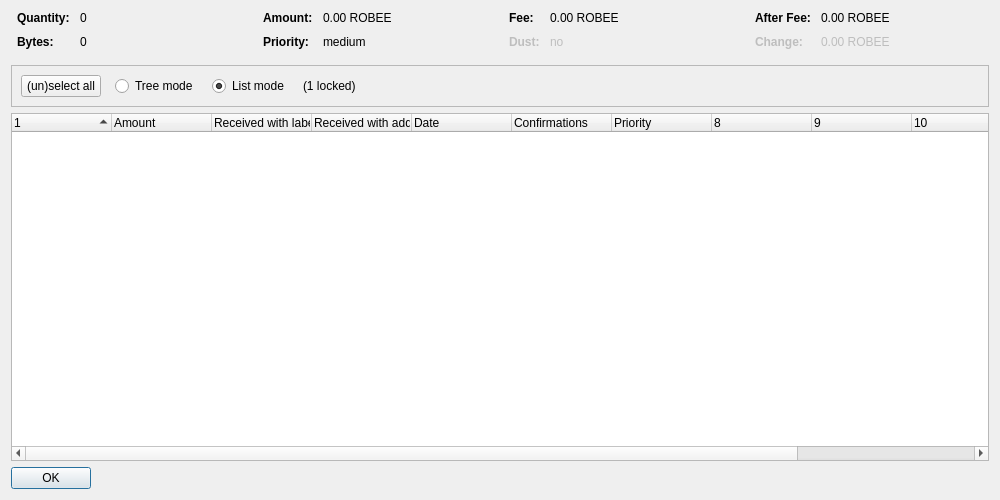
<?xml version="1.0" encoding="UTF-8"?>
<ui version="4.0">
 <class>CoinControlDialog</class>
 <widget class="QDialog" name="CoinControlDialog">
  <property name="geometry">
   <rect>
    <x>0</x>
    <y>0</y>
    <width>1000</width>
    <height>500</height>
   </rect>
  </property>
  <property name="windowTitle">
   <string>Coin Selection</string>
  </property>
  <layout class="QVBoxLayout" name="verticalLayout">
   <item>
    <layout class="QHBoxLayout" name="horizontalLayoutTop" stretch="0,0,0,0">
     <property name="topMargin">
      <number>0</number>
     </property>
     <property name="bottomMargin">
      <number>10</number>
     </property>
     <item>
      <layout class="QFormLayout" name="formLayoutCoinControl1">
       <property name="horizontalSpacing">
        <number>10</number>
       </property>
       <property name="verticalSpacing">
        <number>10</number>
       </property>
       <property name="leftMargin">
        <number>6</number>
       </property>
       <property name="rightMargin">
        <number>6</number>
       </property>
       <item row="0" column="0">
        <widget class="QLabel" name="labelCoinControlQuantityText">
         <property name="font">
          <font>
           <weight>75</weight>
           <bold>true</bold>
          </font>
         </property>
         <property name="text">
          <string>Quantity:</string>
         </property>
        </widget>
       </item>
       <item row="0" column="1">
        <widget class="QLabel" name="labelCoinControlQuantity">
         <property name="cursor">
          <cursorShape>IBeamCursor</cursorShape>
         </property>
         <property name="contextMenuPolicy">
          <enum>Qt::ActionsContextMenu</enum>
         </property>
         <property name="text">
          <string notr="true">0</string>
         </property>
         <property name="textInteractionFlags">
          <set>Qt::LinksAccessibleByMouse|Qt::TextSelectableByKeyboard|Qt::TextSelectableByMouse</set>
         </property>
        </widget>
       </item>
       <item row="1" column="0">
        <widget class="QLabel" name="labelCoinControlBytesText">
         <property name="font">
          <font>
           <weight>75</weight>
           <bold>true</bold>
          </font>
         </property>
         <property name="text">
          <string>Bytes:</string>
         </property>
        </widget>
       </item>
       <item row="1" column="1">
        <widget class="QLabel" name="labelCoinControlBytes">
         <property name="cursor">
          <cursorShape>IBeamCursor</cursorShape>
         </property>
         <property name="contextMenuPolicy">
          <enum>Qt::ActionsContextMenu</enum>
         </property>
         <property name="text">
          <string notr="true">0</string>
         </property>
         <property name="textInteractionFlags">
          <set>Qt::LinksAccessibleByMouse|Qt::TextSelectableByKeyboard|Qt::TextSelectableByMouse</set>
         </property>
        </widget>
       </item>
      </layout>
     </item>
     <item>
      <layout class="QFormLayout" name="formLayoutCoinControl2">
       <property name="horizontalSpacing">
        <number>10</number>
       </property>
       <property name="verticalSpacing">
        <number>10</number>
       </property>
       <property name="leftMargin">
        <number>6</number>
       </property>
       <property name="rightMargin">
        <number>6</number>
       </property>
       <item row="0" column="0">
        <widget class="QLabel" name="labelCoinControlAmountText">
         <property name="font">
          <font>
           <weight>75</weight>
           <bold>true</bold>
          </font>
         </property>
         <property name="text">
          <string>Amount:</string>
         </property>
        </widget>
       </item>
       <item row="0" column="1">
        <widget class="QLabel" name="labelCoinControlAmount">
         <property name="cursor">
          <cursorShape>IBeamCursor</cursorShape>
         </property>
         <property name="contextMenuPolicy">
          <enum>Qt::ActionsContextMenu</enum>
         </property>
         <property name="text">
          <string notr="true">0.00 ROBEE</string>
         </property>
         <property name="textInteractionFlags">
          <set>Qt::LinksAccessibleByMouse|Qt::TextSelectableByKeyboard|Qt::TextSelectableByMouse</set>
         </property>
        </widget>
       </item>
       <item row="1" column="0">
        <widget class="QLabel" name="labelCoinControlPriorityText">
         <property name="font">
          <font>
           <weight>75</weight>
           <bold>true</bold>
          </font>
         </property>
         <property name="text">
          <string>Priority:</string>
         </property>
        </widget>
       </item>
       <item row="1" column="1">
        <widget class="QLabel" name="labelCoinControlPriority">
         <property name="cursor">
          <cursorShape>IBeamCursor</cursorShape>
         </property>
         <property name="contextMenuPolicy">
          <enum>Qt::ActionsContextMenu</enum>
         </property>
         <property name="text">
          <string notr="true">medium</string>
         </property>
         <property name="textInteractionFlags">
          <set>Qt::LinksAccessibleByMouse|Qt::TextSelectableByKeyboard|Qt::TextSelectableByMouse</set>
         </property>
        </widget>
       </item>
      </layout>
     </item>
     <item>
      <layout class="QFormLayout" name="formLayoutCoinControl3">
       <property name="horizontalSpacing">
        <number>10</number>
       </property>
       <property name="verticalSpacing">
        <number>10</number>
       </property>
       <property name="leftMargin">
        <number>6</number>
       </property>
       <property name="rightMargin">
        <number>6</number>
       </property>
       <item row="0" column="0">
        <widget class="QLabel" name="labelCoinControlFeeText">
         <property name="font">
          <font>
           <weight>75</weight>
           <bold>true</bold>
          </font>
         </property>
         <property name="text">
          <string>Fee:</string>
         </property>
        </widget>
       </item>
       <item row="0" column="1">
        <widget class="QLabel" name="labelCoinControlFee">
         <property name="cursor">
          <cursorShape>IBeamCursor</cursorShape>
         </property>
         <property name="contextMenuPolicy">
          <enum>Qt::ActionsContextMenu</enum>
         </property>
         <property name="text">
          <string notr="true">0.00 ROBEE</string>
         </property>
         <property name="textInteractionFlags">
          <set>Qt::LinksAccessibleByMouse|Qt::TextSelectableByKeyboard|Qt::TextSelectableByMouse</set>
         </property>
        </widget>
       </item>
       <item row="1" column="0">
        <widget class="QLabel" name="labelCoinControlLowOutputText">
         <property name="enabled">
          <bool>false</bool>
         </property>
         <property name="font">
          <font>
           <weight>75</weight>
           <bold>true</bold>
          </font>
         </property>
         <property name="text">
          <string>Dust:</string>
         </property>
        </widget>
       </item>
       <item row="1" column="1">
        <widget class="QLabel" name="labelCoinControlLowOutput">
         <property name="enabled">
          <bool>false</bool>
         </property>
         <property name="cursor">
          <cursorShape>IBeamCursor</cursorShape>
         </property>
         <property name="contextMenuPolicy">
          <enum>Qt::ActionsContextMenu</enum>
         </property>
         <property name="text">
          <string notr="true">no</string>
         </property>
         <property name="textInteractionFlags">
          <set>Qt::LinksAccessibleByMouse|Qt::TextSelectableByKeyboard|Qt::TextSelectableByMouse</set>
         </property>
        </widget>
       </item>
      </layout>
     </item>
     <item>
      <layout class="QFormLayout" name="formLayoutCoinControl4">
       <property name="horizontalSpacing">
        <number>10</number>
       </property>
       <property name="verticalSpacing">
        <number>10</number>
       </property>
       <property name="leftMargin">
        <number>6</number>
       </property>
       <property name="rightMargin">
        <number>6</number>
       </property>
       <item row="0" column="0">
        <widget class="QLabel" name="labelCoinControlAfterFeeText">
         <property name="font">
          <font>
           <weight>75</weight>
           <bold>true</bold>
          </font>
         </property>
         <property name="text">
          <string>After Fee:</string>
         </property>
        </widget>
       </item>
       <item row="0" column="1">
        <widget class="QLabel" name="labelCoinControlAfterFee">
         <property name="cursor">
          <cursorShape>IBeamCursor</cursorShape>
         </property>
         <property name="contextMenuPolicy">
          <enum>Qt::ActionsContextMenu</enum>
         </property>
         <property name="text">
          <string notr="true">0.00 ROBEE</string>
         </property>
         <property name="textInteractionFlags">
          <set>Qt::LinksAccessibleByMouse|Qt::TextSelectableByKeyboard|Qt::TextSelectableByMouse</set>
         </property>
        </widget>
       </item>
       <item row="1" column="0">
        <widget class="QLabel" name="labelCoinControlChangeText">
         <property name="enabled">
          <bool>false</bool>
         </property>
         <property name="font">
          <font>
           <weight>75</weight>
           <bold>true</bold>
          </font>
         </property>
         <property name="text">
          <string>Change:</string>
         </property>
        </widget>
       </item>
       <item row="1" column="1">
        <widget class="QLabel" name="labelCoinControlChange">
         <property name="enabled">
          <bool>false</bool>
         </property>
         <property name="cursor">
          <cursorShape>IBeamCursor</cursorShape>
         </property>
         <property name="contextMenuPolicy">
          <enum>Qt::ActionsContextMenu</enum>
         </property>
         <property name="text">
          <string notr="true">0.00 ROBEE</string>
         </property>
         <property name="textInteractionFlags">
          <set>Qt::LinksAccessibleByMouse|Qt::TextSelectableByKeyboard|Qt::TextSelectableByMouse</set>
         </property>
        </widget>
       </item>
      </layout>
     </item>
    </layout>
   </item>
   <item>
    <widget class="QFrame" name="frame">
     <property name="minimumSize">
      <size>
       <width>0</width>
       <height>40</height>
      </size>
     </property>
     <property name="frameShape">
      <enum>QFrame::StyledPanel</enum>
     </property>
     <property name="frameShadow">
      <enum>QFrame::Sunken</enum>
     </property>
     <layout class="QHBoxLayout" name="horizontalLayout">
      <item>
       <layout class="QHBoxLayout" name="horizontalLayoutPanel" stretch="0,0,0,0,0">
        <property name="spacing">
         <number>14</number>
        </property>
        <item>
         <widget class="QPushButton" name="pushButtonSelectAll">
          <property name="sizePolicy">
           <sizepolicy hsizetype="Maximum" vsizetype="Fixed">
            <horstretch>0</horstretch>
            <verstretch>0</verstretch>
           </sizepolicy>
          </property>
          <property name="text">
           <string>(un)select all</string>
          </property>
          <property name="autoDefault">
           <bool>false</bool>
          </property>
         </widget>
        </item>
        <item>
         <widget class="QRadioButton" name="radioTreeMode">
          <property name="sizePolicy">
           <sizepolicy hsizetype="Maximum" vsizetype="Fixed">
            <horstretch>0</horstretch>
            <verstretch>0</verstretch>
           </sizepolicy>
          </property>
          <property name="text">
           <string>Tree mode</string>
          </property>
         </widget>
        </item>
        <item>
         <widget class="QRadioButton" name="radioListMode">
          <property name="sizePolicy">
           <sizepolicy hsizetype="Maximum" vsizetype="Fixed">
            <horstretch>0</horstretch>
            <verstretch>0</verstretch>
           </sizepolicy>
          </property>
          <property name="text">
           <string>List mode</string>
          </property>
          <property name="checked">
           <bool>true</bool>
          </property>
         </widget>
        </item>
        <item>
         <widget class="QLabel" name="labelLocked">
          <property name="text">
           <string notr="true">(1 locked)</string>
          </property>
         </widget>
        </item>
        <item>
         <spacer name="horizontalSpacer">
          <property name="orientation">
           <enum>Qt::Horizontal</enum>
          </property>
          <property name="sizeHint" stdset="0">
           <size>
            <width>40</width>
            <height>20</height>
           </size>
          </property>
         </spacer>
        </item>
       </layout>
      </item>
     </layout>
    </widget>
   </item>
   <item>
    <widget class="CoinControlTreeWidget" name="treeWidget">
     <property name="contextMenuPolicy">
      <enum>Qt::CustomContextMenu</enum>
     </property>
     <property name="sortingEnabled">
      <bool>false</bool>
     </property>
     <property name="columnCount">
      <number>12</number>
     </property>
     <attribute name="headerShowSortIndicator" stdset="0">
      <bool>true</bool>
     </attribute>
     <attribute name="headerStretchLastSection">
      <bool>false</bool>
     </attribute>
     <column>
      <property name="text">
       <string/>
      </property>
     </column>
     <column>
      <property name="text">
       <string>Amount</string>
      </property>
     </column>
     <column>
      <property name="text">
       <string>Received with label</string>
      </property>
     </column>
     <column>
      <property name="text">
       <string>Received with address</string>
      </property>
     </column>
     <column>
      <property name="text">
       <string>Date</string>
      </property>
     </column>
     <column>
      <property name="text">
       <string>Confirmations</string>
      </property>
      <property name="toolTip">
       <string>Confirmed</string>
      </property>
     </column>
     <column>
      <property name="text">
       <string>Priority</string>
      </property>
     </column>
     <column>
      <property name="text">
       <string/>
      </property>
     </column>
     <column>
      <property name="text">
       <string/>
      </property>
     </column>
     <column>
      <property name="text">
       <string/>
      </property>
     </column>
     <column>
      <property name="text">
       <string/>
      </property>
     </column>
     <column>
      <property name="text">
       <string/>
      </property>
     </column>
    </widget>
   </item>
   <item>
    <widget class="QDialogButtonBox" name="buttonBox">
     <property name="sizePolicy">
      <sizepolicy hsizetype="Maximum" vsizetype="Fixed">
       <horstretch>0</horstretch>
       <verstretch>0</verstretch>
      </sizepolicy>
     </property>
     <property name="orientation">
      <enum>Qt::Horizontal</enum>
     </property>
     <property name="standardButtons">
      <set>QDialogButtonBox::Ok</set>
     </property>
    </widget>
   </item>
  </layout>
 </widget>
 <customwidgets>
  <customwidget>
   <class>CoinControlTreeWidget</class>
   <extends>QTreeWidget</extends>
   <header>coincontroltreewidget.h</header>
  </customwidget>
 </customwidgets>
 <resources/>
 <connections/>
</ui>
